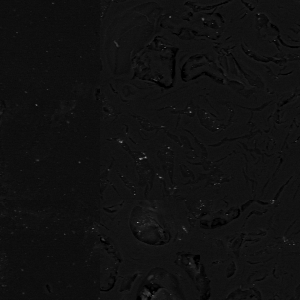
%> input picture imgs/Escura1.tif, 300 x 300 px
$ octave quantiphase_test.m   (GNU Octave 9; MATLAB toolbox functions it lacks are replaced by stand-ins)
%> lines starting %> are read from the running program, lines starting %| are printed output that depends on the picture
### QuantiPhase.m
%QUANTIPHASE Area fractions by Linear Analysis of Intensity level
%Histograms
%
%TODO: Explain the function. H * a = b -> a = H^-1 * b.
%@h: The original histogram of the image.
%@hs: The vector of sample histograms of the objects on the image.
%@returns: The vector with the estimated areas of the objects on the image.

function a = QuantiPhase(h, hs)
    [~, y] = size(hs);
    H = zeros(y, y);
    b = zeros(y, 1);

    for i = 1:y
        for j = 1:y
            H(i, j) = dot(hs(1:256, i), hs(1:256, j));
        end
        b(i) = dot(h, hs(1:256, i));
    end

    invH = H \ eye(y);
    a = invH * b;
    lambda = (sum(a) - 1) / sum(sum(invH));

    for i = 1:y
        a(i) = a(i) - lambda * sum(invH(i, 1:y));
    end

    return;

### quantiphase_test.m
I = imread('imgs/Escura1.tif');
%> I is the input picture: size 300x300 uint8; min 0, max 152, mean 16.8

h = imhist(I);    %Histogram of the whole image.
%> h = 256 values, max 11733 at index 19, min 0 at index 77, mean 351.6
h = h ./ sum(h);  %Area fractions of each gray level.
%> h = 256 values, max 0.13 at index 19, min 0 at index 77, mean 0.00391

%Test 1 setup.
h1 = imhist(I(1:300, 1:100));
%> h1 = 256 values, max 7836 at index 15, min 0 at index 1, mean 117.2
h2 = imhist(I(1:300, 101:300));
%> h2 = 256 values, max 10959 at index 19, min 0 at index 77, mean 234.4

h1 = h1 ./ sum(h1);
%> h1 = 256 values, max 0.261 at index 15, min 0 at index 1, mean 0.00391
h2 = h2 ./ sum(h2);
%> h2 = 256 values, max 0.183 at index 19, min 0 at index 77, mean 0.00391

QuantiPhase(h, [h1, h2])  %Test 1.
%> after the loop in QuantiPhase, `for i = 1:y`: H = [0.181 0.0571; 0.0571 0.107]; b = [0.0985; 0.0901]
%> in QuantiPhase, `invH = H \ eye(y);`: invH = [6.64 -3.56; -3.56 11.29]
%> in QuantiPhase, `a = invH * b;`: a = [0.333; 0.667]
%> in QuantiPhase, `lambda = (sum(a) - 1) / sum(sum(invH));`: lambda = 1.44e-16
%> ans = [0.333; 0.667]

%Test 2 setup.
h1 = imhist(I(1:30, 1:80));
%> h1 = 256 values, max 770 at index 15, min 0 at index 1, mean 9.38
h2 = imhist(I(1:30, 101:180));
%> h2 = 256 values, max 448 at index 19, min 0 at index 3, mean 9.38

h1 = h1 ./ sum(h1);
%> h1 = 256 values, max 0.321 at index 15, min 0 at index 1, mean 0.00391
h2 = h2 ./ sum(h2);
%> h2 = 256 values, max 0.187 at index 19, min 0 at index 3, mean 0.00391

QuantiPhase(h, [h1, h2])  %Test 2.
%> ans = [0.317; 0.683]

%Test 3 setup.
h1 = imhist(I(16:123, 7:83));
%> h1 = 256 values, max 2241 at index 16, min 0 at index 1, mean 32.48
h2 = imhist(I(78:232, 198:256));
%> h2 = 256 values, max 1740 at index 19, min 0 at index 40, mean 35.72

h1 = h1 ./ sum(h1);
%> h1 = 256 values, max 0.269 at index 16, min 0 at index 1, mean 0.00391
h2 = h2 ./ sum(h2);
%> h2 = 256 values, max 0.19 at index 19, min 0 at index 40, mean 0.00391

QuantiPhase(h, [h1, h2])  %Test 3.
%> ans = [0.315; 0.685]

%%%%%%%%%%%%%%%%%%%%%%%%%%%%%%%%%%%%%%%%%%%%%%%%%
I = imread('imgs/ruido12.tif');
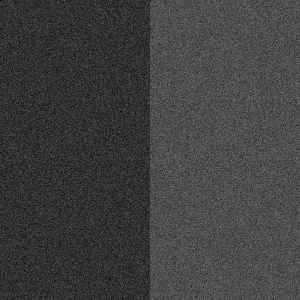
%> input picture imgs/ruido12.tif, 300 x 300 px
%> I is the input picture: size 300x300 uint8; min 0, max 135, mean 64

h = imhist(I);    %Histogram of the whole image.
%> h = 256 values, max 1637 at index 52, min 0 at index 2, mean 351.6
h = h ./ sum(h);  %Area fractions of each gray level.
%> h = 256 values, max 0.0182 at index 52, min 0 at index 2, mean 0.00391

%Test 1 setup.
h1 = imhist(I(1:300, 1:150));
%> h1 = 256 values, max 1540 at index 52, min 0 at index 2, mean 175.8
h2 = imhist(I(1:300, 151:300));
%> h2 = 256 values, max 1540 at index 82, min 0 at index 1, mean 175.8

h1 = h1 ./ sum(h1);
%> h1 = 256 values, max 0.0342 at index 52, min 0 at index 2, mean 0.00391
h2 = h2 ./ sum(h2);
%> h2 = 256 values, max 0.0342 at index 82, min 0 at index 1, mean 0.00391

QuantiPhase(h, [h1 h2])   %Test 1.
%> ans = [0.5; 0.5]

%Test 2 setup.
h1 = imhist(I(1:30, 1:80));
%> h1 = 256 values, max 90 at index 49, min 0 at index 2, mean 9.38
h2 = imhist(I(1:30, 151:230));
%> h2 = 256 values, max 91 at index 79, min 0 at index 1, mean 9.38

h1 = h1 ./ sum(h1);
%> h1 = 256 values, max 0.0375 at index 49, min 0 at index 2, mean 0.00391
h2 = h2 ./ sum(h2);
%> h2 = 256 values, max 0.0379 at index 79, min 0 at index 1, mean 0.00391

QuantiPhase(h, [h1, h2])  %Test 2.
%> ans = [0.504; 0.496]

%Test 3 setup.
h1 = imhist(I(16:123, 7:83));
%> h1 = 256 values, max 293 at index 55, min 0 at index 1, mean 32.48
h2 = imhist(I(78:232, 198:256));
%> h2 = 256 values, max 310 at index 85, min 0 at index 1, mean 35.72

h1 = h1 ./ sum(h1);
%> h1 = 256 values, max 0.0352 at index 55, min 0 at index 1, mean 0.00391
h2 = h2 ./ sum(h2);
%> h2 = 256 values, max 0.0339 at index 85, min 0 at index 1, mean 0.00391

QuantiPhase(h, [h1, h2])  %Test 3.
%> ans = [0.505; 0.495]

%%%%%%%%%%%%%%%%%%%%%%%%%%%%%%%%%%%%%%%%%%%%%%%%%
I = imread('imgs/ruido123.tif');
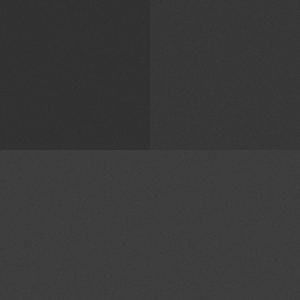
%> input picture imgs/ruido123.tif, 300 x 300 px
%> I is the input picture: size 300x300 uint8; min 44, max 70, mean 57.1

h = imhist(I);
%> h = 256 values, max 17374 at index 63, min 0 at index 1, mean 351.6
h = h ./ sum(h);
%> h = 256 values, max 0.193 at index 63, min 0 at index 1, mean 0.00391

h1 = imhist(I(1:80, 30:90));
%> h1 = 256 values, max 1904 at index 51, min 0 at index 1, mean 19.06
h2 = imhist(I(15:90, 190:250));
%> h2 = 256 values, max 1785 at index 57, min 0 at index 1, mean 18.11
h3 = imhist(I(190:230, 1:160));
%> h3 = 256 values, max 2554 at index 63, min 0 at index 1, mean 25.62

h1 = h1 ./ sum(h1);
%> h1 = 256 values, max 0.39 at index 51, min 0 at index 1, mean 0.00391
h2 = h2 ./ sum(h2);
%> h2 = 256 values, max 0.385 at index 57, min 0 at index 1, mean 0.00391
h3 = h3 ./ sum(h3);
%> h3 = 256 values, max 0.389 at index 63, min 0 at index 1, mean 0.00391

QuantiPhase(h, [h1 h2 h3])
%> ans = [0.251; 0.252; 0.498]

%imtool(I)
